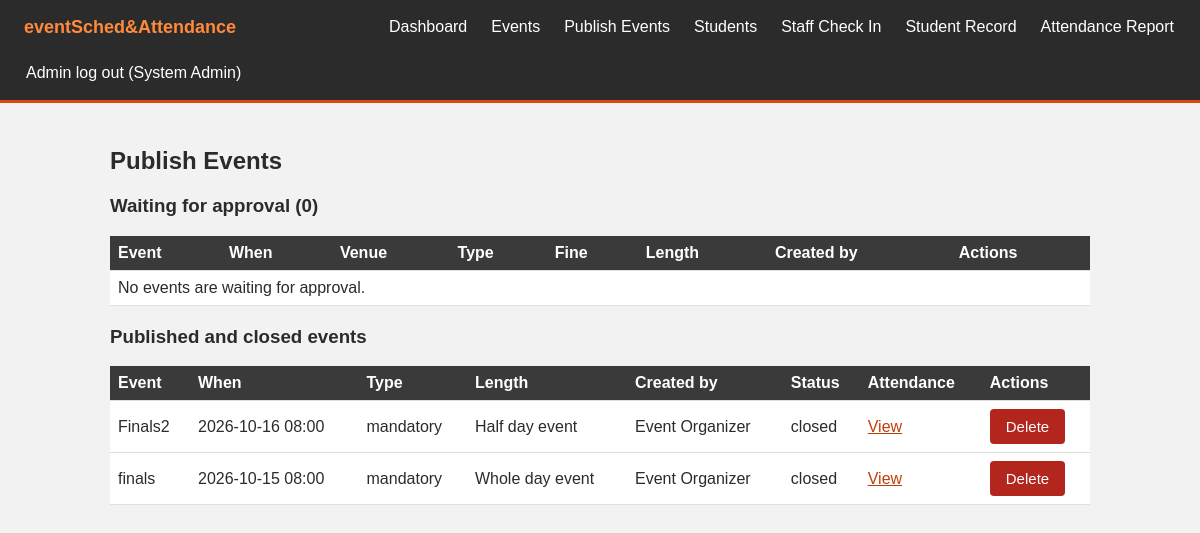
The app's page /publish.php (signed in) with its own data.
### tables this page shows
CREATE TABLE `events` (
  `id` int(11) NOT NULL,
  `title` varchar(150) NOT NULL,
  `event_date` date NOT NULL,
  `event_time` time NOT NULL,
  `venue` varchar(150) NOT NULL,
  `category` enum('mandatory','optional') NOT NULL,
  `fine_amount` decimal(10,2) NOT NULL DEFAULT 0.00,
  `sessions` tinyint(4) NOT NULL DEFAULT 4,
  `status` enum('draft','published','closed') NOT NULL DEFAULT 'draft',
  `created_by` int(11) NOT NULL
);

CREATE TABLE `users` (
  `id` int(11) NOT NULL,
  `username` varchar(50) NOT NULL,
  `name` varchar(100) NOT NULL,
  `password` varchar(255) NOT NULL,
  `role` enum('admin','organizer','staff') NOT NULL
);

### db.php (called while the page is built, shortened)
<?php
$conn = mysqli_connect("localhost", "root", "", "eventsched");
function run($sql, $types = "", $params = []) {
    global $conn;
    $stmt = mysqli_prepare($conn, $sql);
    mysqli_stmt_execute($stmt);
    return mysqli_stmt_get_result($stmt);
}
function e($text) {
    return htmlspecialchars($text);
}

### publish.php (the view, shortened to what this page needs)
<?php
require "db.php";
$pending = [];
$others = [];
$result = run("SELECT e.*, u.name AS creator FROM events e JOIN users u ON u.id = e.created_by
               WHERE e.status <> 'draft' ORDER BY e.event_date DESC, e.event_time DESC");
while ($row = mysqli_fetch_assoc($result)) {
    $others[] = $row;
}
include "header.php";
?>
<h2>Publish Events</h2>
<h3>Waiting for approval (<?php echo count($pending); ?>)</h3>
<table>
  <tr><th>Event</th><th>When</th><th>Venue</th><th>Type</th><th>Fine</th><th>Length</th><th>Created by</th><th>Actions</th></tr>
  <?php if (count($pending) == 0) { ?>
  <tr><td colspan="8">No events are waiting for approval.</td></tr>
  <?php } ?>
</table>
<h3>Published and closed events</h3>
<table>
  <tr><th>Event</th><th>When</th><th>Type</th><th>Length</th><th>Created by</th><th>Status</th><th>Attendance</th><th>Actions</th></tr>
  <?php foreach ($others as $ev) { ?>
  <tr>
    <td><?php echo e($ev['title']); ?></td>
    <td><?php echo e($ev['event_date'] . " " . substr($ev['event_time'], 0, 5)); ?></td>
    <td><?php echo e($ev['category']); ?></td>
    <td><?php echo $ev['sessions'] == 2 ? "Half day event" : "Whole day event"; ?></td>
    <td><?php echo e($ev['creator']); ?></td>
    <td><?php echo e($ev['status']); ?></td>
    <td><a href="attendance.php?event_id=<?php echo $ev['id']; ?>">View</a></td>
    <td>
      <?php if ($ev['status'] == "published") { ?>
      <form method="post" style="margin:0;"
            onsubmit="return confirm('Close this event? No more check ins will be accepted.');">
        <input type="hidden" name="action" value="close">
        <input type="hidden" name="event_id" value="<?php echo $ev['id']; ?>">
        <button type="submit" style="background:#b3261e;">Close event</button>
      </form>
      <?php } else { ?>
      <form method="post" style="margin:0;"
            onsubmit="return confirm('Delete this event and ALL its attendance records? This cannot be undone.');">
        <button type="submit" style="background:#b3261e;">Delete</button>
      </form>
      <?php } ?>
    </td>
  </tr>
  <?php } ?>
</table>
<?php include "footer.php"; ?>

### style.css (style rules this page uses)
body { margin: 0; font-family: Arial, sans-serif; color: #2b2b2b; background: #f2f2f2; }
h2, h3 { color: #2b2b2b; }
button { background: #d9480f; color: #ffffff; border: 0; padding: 9px 16px; font-size: 15px; cursor: pointer; border-radius: 4px; }
table { width: 100%; border-collapse: collapse; margin-bottom: 20px; background: #ffffff; }
th, td { text-align: left; padding: 8px; border-bottom: 1px solid #e0e0e0; vertical-align: middle; }
th { background: #3a3a3a; color: #ffffff; }
a { color: #bf3f0b; }

### records on screen
events: title "Finals2", event_date+event_time "2026-10-16 08:00", category "mandatory", sessions "Half day event", users.name "Event Organizer", status "closed"
events: title "finals", event_date+event_time "2026-10-15 08:00", category "mandatory", sessions "Whole day event", users.name "Event Organizer", status "closed"

### other values on screen
$_SESSION['name'] "System Admin"
count($pending) "0"
